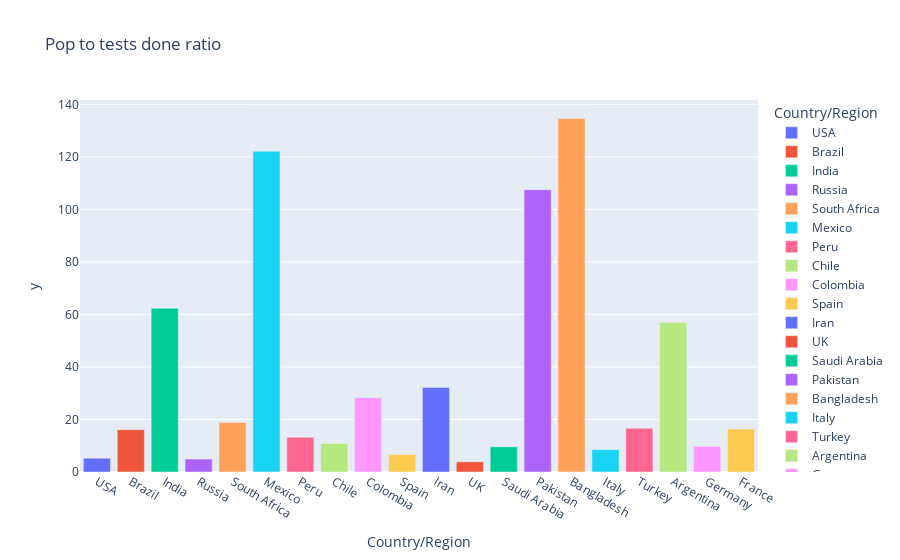

Notebook code cell kept with this figure:
### Code cell
fig = px.bar(world_data.iloc[0:20],x='Country/Region', y=poptest[0:20], color='Country/Region',title='Pop to tests done ratio')
fig.show()

### Figure 1 — Plotly figure (JSON) as saved in the notebook; plotly's stock layout.template omitted (floating-point values rounded to 4 significant figures)
{"data": [{"alignmentgroup": "True", "hovertemplate": "Country/Region=%{x}<br>y=%{y}<extra></extra>", "legendgroup": "USA", "marker": {"color": "#636efa", "pattern": {"shape": ""}}, "name": "USA", "offsetgroup": "USA", "orientation": "v", "showlegend": true, "textposition": "auto", "type": "bar", "x": ["USA"], "xaxis": "x", "y": [5.245], "yaxis": "y"}, {"alignmentgroup": "True", "hovertemplate": "Country/Region=%{x}<br>y=%{y}<extra></extra>", "legendgroup": "Brazil", "marker": {"color": "#EF553B", "pattern": {"shape": ""}}, "name": "Brazil", "offsetgroup": "Brazil", "orientation": "v", "showlegend": true, "textposition": "auto", "type": "bar", "x": ["Brazil"], "xaxis": "x", "y": [16.11], "yaxis": "y"}, {"alignmentgroup": "True", "hovertemplate": "Country/Region=%{x}<br>y=%{y}<extra></extra>", "legendgroup": "India", "marker": {"color": "#00cc96", "pattern": {"shape": ""}}, "name": "India", "offsetgroup": "India", "orientation": "v", "showlegend": true, "textposition": "auto", "type": "bar", "x": ["India"], "xaxis": "x", "y": [62.37], "yaxis": "y"}, {"alignmentgroup": "True", "hovertemplate": "Country/Region=%{x}<br>y=%{y}<extra></extra>", "legendgroup": "Russia", "marker": {"color": "#ab63fa", "pattern": {"shape": ""}}, "name": "Russia", "offsetgroup": "Russia", "orientation": "v", "showlegend": true, "textposition": "auto", "type": "bar", "x": ["Russia"], "xaxis": "x", "y": [4.911], "yaxis": "y"}, {"alignmentgroup": "True", "hovertemplate": "Country/Region=%{x}<br>y=%{y}<extra></extra>", "legendgroup": "South Africa", "marker": {"color": "#FFA15A", "pattern": {"shape": ""}}, "name": "South Africa", "offsetgroup": "South Africa", "orientation": "v", "showlegend": true, "textposition": "auto", "type": "bar", "x": ["South Africa"], "xaxis": "x", "y": [18.85], "yaxis": "y"}, {"alignmentgroup": "True", "hovertemplate": "Country/Region=%{x}<br>y=%{y}<extra></extra>", "legendgroup": "Mexico", "marker": {"color": "#19d3f3", "pattern": {"shape": ""}}, "name": "Mexico", "offsetgroup": "Mexico", "orientation": "v", "showlegend": true, "textposition": "auto", "type": "bar", "x": ["Mexico"], "xaxis": "x", "y": [122.1], "yaxis": "y"}, {"alignmentgroup": "True", "hovertemplate": "Country/Region=%{x}<br>y=%{y}<extra></extra>", "legendgroup": "Peru", "marker": {"color": "#FF6692", "pattern": {"shape": ""}}, "name": "Peru", "offsetgroup": "Peru", "orientation": "v", "showlegend": true, "textposition": "auto", "type": "bar", "x": ["Peru"], "xaxis": "x", "y": [13.24], "yaxis": "y"}, {"alignmentgroup": "True", "hovertemplate": "Country/Region=%{x}<br>y=%{y}<extra></extra>", "legendgroup": "Chile", "marker": {"color": "#B6E880", "pattern": {"shape": ""}}, "name": "Chile", "offsetgroup": "Chile", "orientation": "v", "showlegend": true, "textposition": "auto", "type": "bar", "x": ["Chile"], "xaxis": "x", "y": [10.87], "yaxis": "y"}, {"alignmentgroup": "True", "hovertemplate": "Country/Region=%{x}<br>y=%{y}<extra></extra>", "legendgroup": "Colombia", "marker": {"color": "#FF97FF", "pattern": {"shape": ""}}, "name": "Colombia", "offsetgroup": "Colombia", "orientation": "v", "showlegend": true, "textposition": "auto", "type": "bar", "x": ["Colombia"], "xaxis": "x", "y": [28.27], "yaxis": "y"}, {"alignmentgroup": "True", "hovertemplate": "Country/Region=%{x}<br>y=%{y}<extra></extra>", "legendgroup": "Spain", "marker": {"color": "#FECB52", "pattern": {"shape": ""}}, "name": "Spain", "offsetgroup": "Spain", "orientation": "v", "showlegend": true, "textposition": "auto", "type": "bar", "x": ["Spain"], "xaxis": "x", "y": [6.619], "yaxis": "y"}, {"alignmentgroup": "True", "hovertemplate": "Country/Region=%{x}<br>y=%{y}<extra></extra>", "legendgroup": "Iran", "marker": {"color": "#636efa", "pattern": {"shape": ""}}, "name": "Iran", "offsetgroup": "Iran", "orientation": "v", "showlegend": true, "textposition": "auto", "type": "bar", "x": ["Iran"], "xaxis": "x", "y": [32.19], "yaxis": "y"}, {"alignmentgroup": "True", "hovertemplate": "Country/Region=%{x}<br>y=%{y}<extra></extra>", "legendgroup": "UK", "marker": {"color": "#EF553B", "pattern": {"shape": ""}}, "name": "UK", "offsetgroup": "UK", "orientation": "v", "showlegend": true, "textposition": "auto", "type": "bar", "x": ["UK"], "xaxis": "x", "y": [3.878], "yaxis": "y"}, {"alignmentgroup": "True", "hovertemplate": "Country/Region=%{x}<br>y=%{y}<extra></extra>", "legendgroup": "Saudi Arabia", "marker": {"color": "#00cc96", "pattern": {"shape": ""}}, "name": "Saudi Arabia", "offsetgroup": "Saudi Arabia", "orientation": "v", "showlegend": true, "textposition": "auto", "type": "bar", "x": ["Saudi Arabia"], "xaxis": "x", "y": [9.59], "yaxis": "y"}, {"alignmentgroup": "True", "hovertemplate": "Country/Region=%{x}<br>y=%{y}<extra></extra>", "legendgroup": "Pakistan", "marker": {"color": "#ab63fa", "pattern": {"shape": ""}}, "name": "Pakistan", "offsetgroup": "Pakistan", "orientation": "v", "showlegend": true, "textposition": "auto", "type": "bar", "x": ["Pakistan"], "xaxis": "x", "y": [107.5], "yaxis": "y"}, {"alignmentgroup": "True", "hovertemplate": "Country/Region=%{x}<br>y=%{y}<extra></extra>", "legendgroup": "Bangladesh", "marker": {"color": "#FFA15A", "pattern": {"shape": ""}}, "name": "Bangladesh", "offsetgroup": "Bangladesh", "orientation": "v", "showlegend": true, "textposition": "auto", "type": "bar", "x": ["Bangladesh"], "xaxis": "x", "y": [134.6], "yaxis": "y"}, {"alignmentgroup": "True", "hovertemplate": "Country/Region=%{x}<br>y=%{y}<extra></extra>", "legendgroup": "Italy", "marker": {"color": "#19d3f3", "pattern": {"shape": ""}}, "name": "Italy", "offsetgroup": "Italy", "orientation": "v", "showlegend": true, "textposition": "auto", "type": "bar", "x": ["Italy"], "xaxis": "x", "y": [8.515], "yaxis": "y"}, {"alignmentgroup": "True", "hovertemplate": "Country/Region=%{x}<br>y=%{y}<extra></extra>", "legendgroup": "Turkey", "marker": {"color": "#FF6692", "pattern": {"shape": ""}}, "name": "Turkey", "offsetgroup": "Turkey", "orientation": "v", "showlegend": true, "textposition": "auto", "type": "bar", "x": ["Turkey"], "xaxis": "x", "y": [16.61], "yaxis": "y"}, {"alignmentgroup": "True", "hovertemplate": "Country/Region=%{x}<br>y=%{y}<extra></extra>", "legendgroup": "Argentina", "marker": {"color": "#B6E880", "pattern": {"shape": ""}}, "name": "Argentina", "offsetgroup": "Argentina", "orientation": "v", "showlegend": true, "textposition": "auto", "type": "bar", "x": ["Argentina"], "xaxis": "x", "y": [56.93], "yaxis": "y"}, {"alignmentgroup": "True", "hovertemplate": "Country/Region=%{x}<br>y=%{y}<extra></extra>", "legendgroup": "Germany", "marker": {"color": "#FF97FF", "pattern": {"shape": ""}}, "name": "Germany", "offsetgroup": "Germany", "orientation": "v", "showlegend": true, "textposition": "auto", "type": "bar", "x": ["Germany"], "xaxis": "x", "y": [9.761], "yaxis": "y"}, {"alignmentgroup": "True", "hovertemplate": "Country/Region=%{x}<br>y=%{y}<extra></extra>", "legendgroup": "France", "marker": {"color": "#FECB52", "pattern": {"shape": ""}}, "name": "France", "offsetgroup": "France", "orientation": "v", "showlegend": true, "textposition": "auto", "type": "bar", "x": ["France"], "xaxis": "x", "y": [16.35], "yaxis": "y"}], "layout": {"barmode": "relative", "legend": {"title": {"text": "Country/Region"}, "tracegroupgap": 0}, "title": {"text": "Pop to tests done ratio"}, "xaxis": {"anchor": "y", "categoryarray": ["USA", "Brazil", "India", "Russia", "South Africa", "Mexico", "Peru", "Chile", "Colombia", "Spain", "Iran", "UK", "Saudi Arabia", "Pakistan", "Bangladesh", "Italy", "Turkey", "Argentina", "Germany", "France"], "categoryorder": "array", "domain": [0, 1], "title": {"text": "Country/Region"}}, "yaxis": {"anchor": "x", "domain": [0, 1], "title": {"text": "y"}}}}
